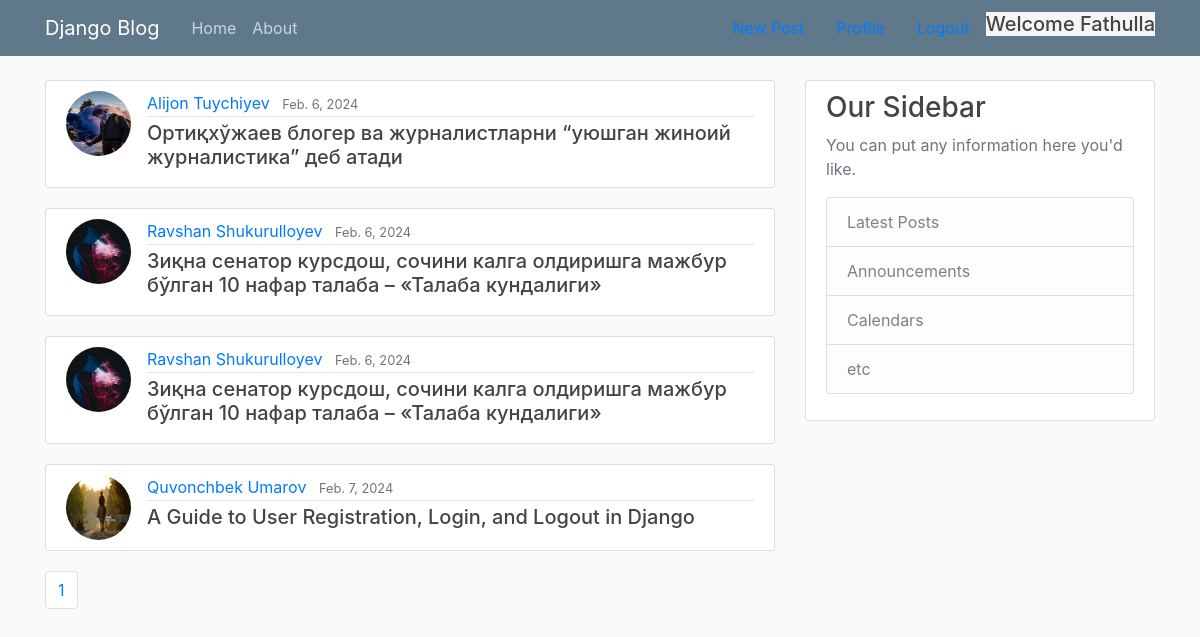
Screenshot of / (signed in) with the database file from the repository.
### blog/models.py (models this page shows, shortened)
class AbstractBaseModel(models.Model):
    created_at = models.DateTimeField(auto_now_add=True)
    updated_at = models.DateTimeField(auto_now=True)
    class Meta:
        abstract = True

class User(AbstractUser, AbstractBaseModel):
    avatar = models.ImageField(upload_to='avatars/', null=True, default='avatars/default/logo.png')

class Post(AbstractBaseModel):
    title = models.CharField(max_length=120)
    content = models.TextField()
    publisher_at = models.DateField()
    is_active = models.BooleanField(default=False)
    author = models.ForeignKey("User", models.CASCADE, "posts")

### blog/views.py (the view)
# urls.py: path('', HomePageView.as_view(),                                        name='home'),
class HomePageView(View):
    def get(self, request):
        if request.user.is_authenticated:
            posts = Post.objects.exclude(author=request.user)
        else:
            posts = Post.objects.all()
        posts = posts.filter(is_active=True).order_by('id')
        page = request.GET.get('page', 1)
        size  = request.GET.get('size', 4)
        paginator = Paginator(posts.order_by('id'), size)
        page_obj = paginator.page(page)
        return render(request, 'blog/home.html', {
            "page_obj":page_obj,
        })

### blog/templates/blog/home.html (shortened to what this page needs)
{% extends 'blog/base.html' %}
{% load static %}
{% block content %}
    <main role="main" class="container">
      <div class="row">
        <div class="col-md-8">
            {% for post in page_obj.object_list %}
            <article class="media content-section">
                <a href="{{ post.author.avatar.url }}">
                  <img class="rounded-circle article-img" src="{{ post.author.avatar.url }}">
                </a>
                <div class="media-body">
                  <div class="article-metadata">
                    <a class="mr-2" href="{% url 'user_posts' %}">{{ post.author.first_name }} {{ post.author.last_name }}</a>
                    <small class="text-muted">{{ post.publisher_at }}</small>
                  </div>
                  <h5><a class="article-title" href="{% url 'post_detail' post.id %}">{{ post.title }}</a></h5>
                </div>
            </article>
            {% endfor %}
        </div>
        {% include 'blog/base_last_post.html' %}
      </div>
      {% include 'blog/base_paginator.html' %}
    </main>
{% endblock %}

### blog/templates/blog/base.html (shortened to what this page needs)
{% load static %}
<!DOCTYPE html>
<html>
<head>
    <link rel="stylesheet" href="https://maxcdn.bootstrapcdn.com/bootstrap/4.0.0/css/bootstrap.min.css">
    <link rel="stylesheet" type="text/css" href="{% static 'blog/main.css' %}">
</head>
<body>
    <header class="site-header">
      <nav class="navbar navbar-expand-md navbar-dark bg-steel fixed-top">
        <div class="container">
          <a class="navbar-brand mr-4" href="{% url 'home' %}">Django Blog</a>
          <div class="collapse navbar-collapse" id="navbarToggle">
            <div class="navbar-nav mr-auto">
              <a class="nav-item nav-link" href="{% url 'home' %}">Home</a>
              <a class="nav-item nav-link" href="{% url 'about' %}">About</a>
            </div>
              {% if request.user.is_authenticated %}
                <a class="nav-item nav-link" href="{% url 'post_form' %}">New Post</a>
                <a class="nav-item nav-link" href="{% url 'profile' %}">Profile</a>
                <a class="nav-item nav-link" href="{% url 'logout' %}">Logout</a>
                <h5 style="background-color: whitesmoke">Welcome {{ request.user }}</h5>
              {% else %}
                <a class="nav-item nav-link" href="{% url 'login' %}">Login</a>
                <a class="nav-item nav-link" href="{% url 'register' %}">Register</a>
              {% endif %}
          </div>
        </div>
      </nav>
    </header>
    {% block content %}
    {% endblock %}
</body>
</html>

### blog/static/blog/main.css (style rules this page uses)
body { background: #fafafa; color: #333333; margin-top: 5rem; }
h1, h2, h3, h4, h5, h6 { color: #444444; }
.bg-steel { background-color: #5f788a; }
.site-header .navbar-nav .nav-link { color: #cbd5db; }
.content-section { background: #ffffff; padding: 10px 20px; border: 1px solid #dddddd; border-radius: 3px; margin-bottom: 20px; }
.article-title { color: #444444; }
.article-img { height: 65px; width: 65px; margin-right: 16px; }
.article-metadata { padding-bottom: 1px; margin-bottom: 4px; border-bottom: 1px solid #e3e3e3 }

### rows the page displays
User: user "Fathulla"
Post: author.avatar (picture), author.first_name "Alijon", author.last_name "Tuychiyev", publisher_at "Feb. 6, 2024", title "Ортиқхўжаев блогер ва журналистларни “уюшган жиноий журналистика” деб атади"
Post: author.avatar (picture), author.first_name "Ravshan", author.last_name "Shukurulloyev", publisher_at "Feb. 6, 2024", title "Зиқна сенатор курсдош, сочини калга олдиришга мажбур бўлган 10 нафар талаба – «Талаба кундалиги»"
Post: author.avatar (picture), author.first_name "Ravshan", author.last_name "Shukurulloyev", publisher_at "Feb. 6, 2024", title "Зиқна сенатор курсдош, сочини калга олдиришга мажбур бўлган 10 нафар талаба – «Талаба кундалиги»"
Post: author.avatar (picture), author.first_name "Quvonchbek", author.last_name "Umarov", publisher_at "Feb. 7, 2024", title "A Guide to User Registration, Login, and Logout in Django"

### other values shown
{{ page_obj.number }} "1"
